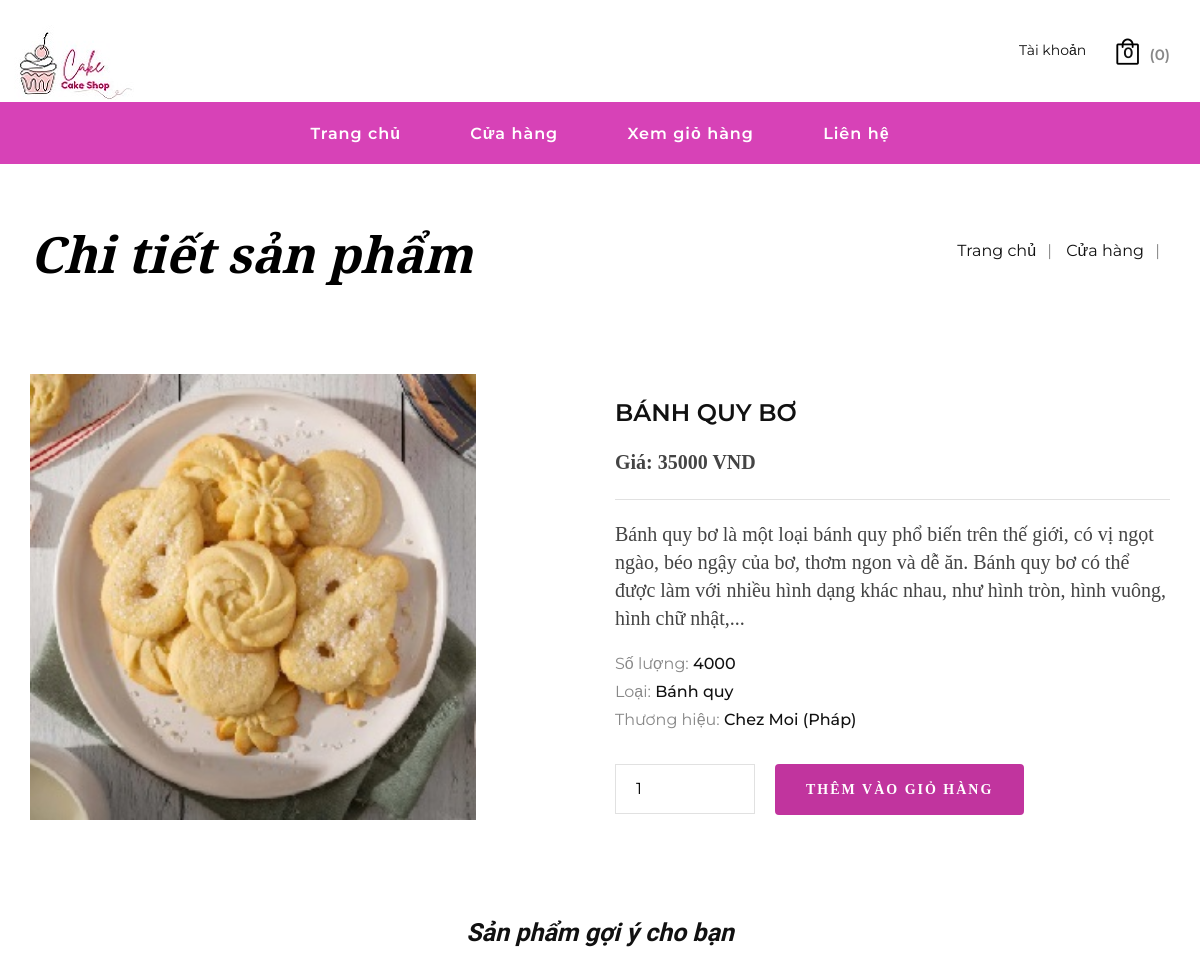
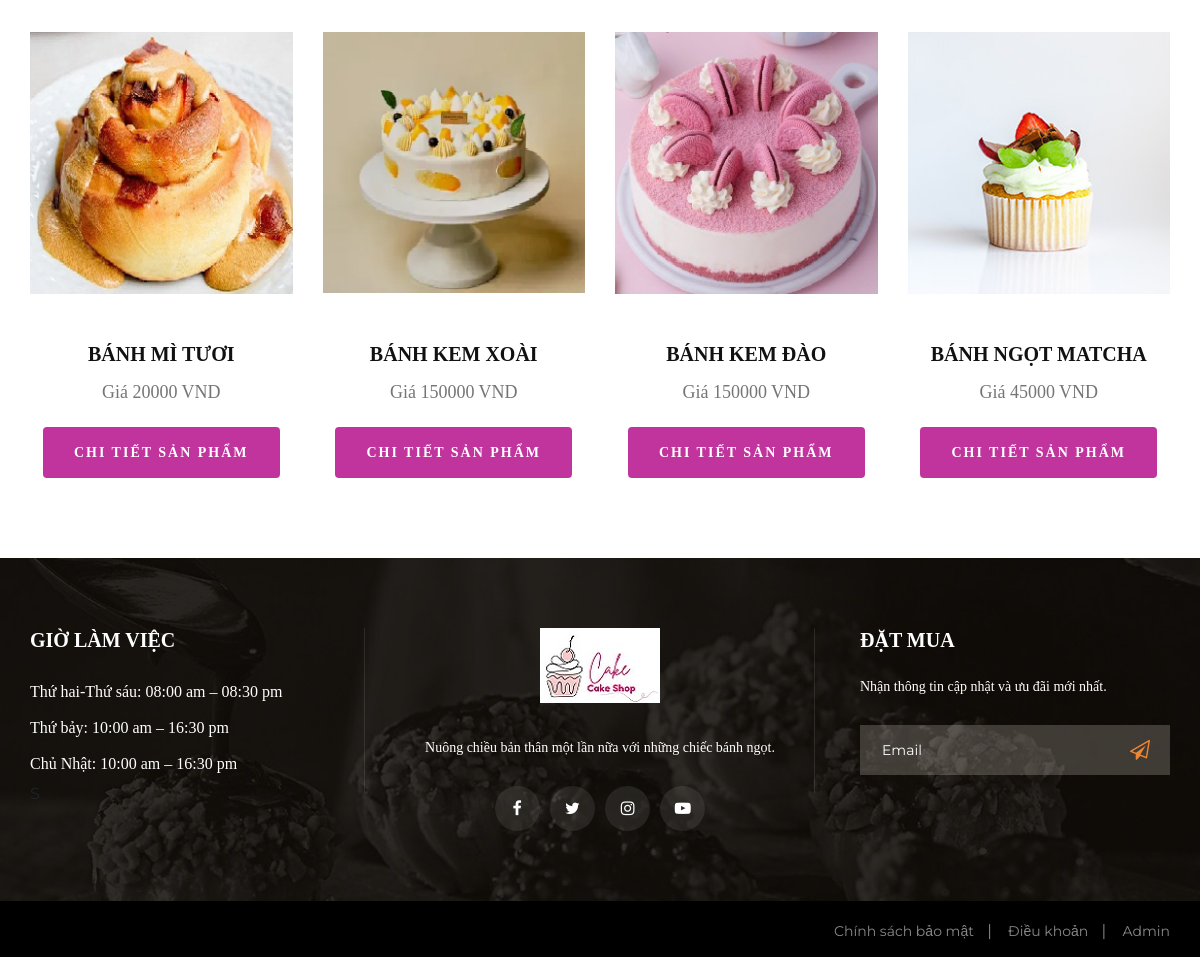
The page /product_detail.php?id=33 on the database its author committed (2 pictures, top to bottom).
### tables this page shows
CREATE TABLE `products` (
  `ProductId` int(11) NOT NULL,
  `Name` varchar(255) NOT NULL,
  `Image` varchar(255) NOT NULL,
  `Quantity` int(11) NOT NULL,
  `Description` text NOT NULL,
  `BuyPrice` float NOT NULL,
  `SellPrice` float NOT NULL,
  `Status` tinyint(1) NOT NULL DEFAULT 1,
  `CountView` int(11) NOT NULL DEFAULT 0,
  `CategoriId` int(11) NOT NULL,
  `BrandId` int(11) NOT NULL,
  `is_accept` int(1) NOT NULL DEFAULT 1
);

CREATE TABLE `category` (
  `CategoryId` int(11) NOT NULL,
  `CategoryName` varchar(255) NOT NULL,
  `status` int(1) NOT NULL DEFAULT 1
);

CREATE TABLE `brands` (
  `BrandId` int(11) NOT NULL,
  `BrandName` varchar(255) NOT NULL,
  `Image` varchar(255) NOT NULL,
  `Status` int(1) NOT NULL DEFAULT 1
);

### product_detail.php (the view, shortened to what this page needs)
<?php
include($_SERVER['DOCUMENT_ROOT'] . "/inc/header.php");
include($_SERVER['DOCUMENT_ROOT'] . "/database/connect.php");
if (isset($_GET['id'])) {
    $id = $_GET['id'];
    $query = "SELECT a.ProductId, a.Name, a.Image, c.CategoryName, b.BrandName, a.BuyPrice,a.SellPrice, a.CountView, a.Status,a.Description,a.Quantity
                FROM `products` a, category c, brands b
                WHERE a.CategoriId = c.CategoryId and a.BrandId = b.BrandId and a.ProductId = '$id'";
    $data = mysqli_query($conn, $query);
    $product = mysqli_fetch_assoc($data);
    $query1 = "SELECT *from products where status = 1 and is_accept = 1 ORDER BY RAND()";
    $data1 = mysqli_query($conn, $query1);
}
?>
<div class="breadcrumb-option">
    <div class="container">
        <div class="row">
            <div class="col-lg-6 col-md-6 col-sm-6">
                <div class="breadcrumb__text">
                    <h2>Chi tiết sản phẩm</h2>
                </div>
            </div>
            <div class="col-lg-6 col-md-6 col-sm-6">
                <div class="breadcrumb__links">
                    <a href="./index.php">Trang chủ</a>
                    <a href="./shop.html">Cửa hàng</a>
                </div>
            </div>
        </div>
    </div>
</div>
<section class="product-details spad">
    <div class="container">
        <div class="row">
            <div class="col-lg-6">
                <div class="product__details__img">
                    <div class="product__details__big__img">
                        <img class="big_img" src="..//admin//uploads//<?php echo $product['Image'] ?>" alt="">
                    </div>
                </div>
            </div>
            <div class="col-lg-6">
                <form action="cart.php" method="GET">
                    <div class="product__details__text">
                        <h4><?php echo $product['Name'] ?></h4>
                        <h5>Giá: <?php echo $product['SellPrice']. ' VND'?></h5>
                        <p><?php echo $product['Description'] ?></p>
                        <ul>
                            <li>Số lượng: <span><?php echo $product['Quantity'] ?></span></li>
                            <li>Loại: <span><?php echo $product['CategoryName'] ?></span></li>
                            <li>Thương hiệu: <span><?php echo $product['BrandName'] ?></span></li>
                        </ul>
                        <div class="product__details__option">
                            <div class="quantity">
                                <div>
                                    <input class="pro-qty" type="number" value="1" name="quantity" min="1" max="<?php echo $product['Quantity']; ?>">
                                </div>
                            </div>
                          <p>
                          <button style="color: white; " type="submit" class="btn primary-btn" >Thêm vào giỏ hàng</button>
                        </p>
                        </div>
                    </div>
                </form>
            </div>
        </div>
    </div>
</section>
<section class="related-products spad">
    <div class="container">
        <div class="row">
            <div class="col-lg-12 text-center">
                <div class="section-title">
                    <h2>Sản phẩm gợi ý cho bạn</h2>
                </div>
            </div>
        </div>
        <div class="row">
            <div class="related__products__slider owl-carousel">
                <?php foreach ($data1 as $key => $value) : ?>
                    <div class="col-lg-3">
                        <div class="product__item">
                            <div class="product__item__pic set-bg">
                                <a href="product_detail.php?id=<?php echo $value['ProductId'] ?> ">
                                    <img src="..//admin//uploads//<?php echo $value['Image'] ?>" alt="Chi tiết sản phẩm">
                                </a>
                            </div>
                            <div class="product__item__text">
                                <h6> <a href="product_detail.php?id=<?php echo $value['ProductId'] ?>"><?php echo $value['Name'] ?></a></h6>
                                <h5>Giá <?php echo $value['SellPrice'] . ' VND' ?></h5>
                                <div>
                                    <button class="btn primary-btn mt-4">
                                        <a style="color: white" href="product_detail.php?id=<?php echo $value['ProductId'] ?> ">Chi tiết sản phẩm</a>
                                    </button>
                                </div>
                            </div>
                        </div>
                    </div>
                <?php endforeach; ?>
            </div>
        </div>
    </div>
</section>
<?php
include($_SERVER["DOCUMENT_ROOT"] . '//inc/footer.php');
?>

### css/styllee.css (style rules this page uses)
html, body { height: 100%; font-family: "Montserrat", sans-serif; -webkit-font-smoothing: antialiased; }
h1, h2, h3, h4, h5, h6 { margin: 0; color: #11111194; font-weight: 400; font-family: "Montserrat", sans-serif; }
h2 { font-size: 36px; font-family: 'Times New Roman', serif; }
h4 { font-size: 24px; }
h5 { font-size: 18px; font-family: 'Times New Roman', serif; }
h6 { font-size: 20px; font-family: 'Times New Roman', serif; }
p { font-size: 20px; font-family: 'Times New Roman', serif; color: #080808; font-weight: 400; line-height: 28px; margin: 0 0 15px 0; }
img { max-width: 100%; }
ul, ol { padding: 0; margin: 0; }
.section-title { margin-bottom: 35px; }
.section-title h2 { font-size: 25px; color: #111111; line-height: 40px; font-weight: 600; font-style: italic; font-family: "Sofia", sans-serif; }
.set-bg { background-repeat: no-repeat; background-size: cover; background-position: top center; }
.spad { padding-top: 100px; padding-bottom: 100px; }
.primary-btn { display: inline-block; font-size: 14px; font-weight: 600; text-transform: uppercase; padding: 14px 30px; color: #ffffff; background: #b40789d0; letter-spacing: 2px; font-family: 'Times New Roman', serif; }
.product__item { margin-bottom: 40px; }
.product__item__pic { height: 270px; position: relative; background-position: center; }
.product__item__text { padding-top: 40px; text-align: center; position: relative; }
.product__item__text h6 { margin-bottom: 16px; }
.product__item__text h6 a { color: #111111; font-weight: 600; text-transform: uppercase; }
.breadcrumb-option { padding-top: 60px; }
.breadcrumb__text h2 { font-size: 50px; color: #000000; font-weight: 700; font-style: italic; font-family: "Playfair Display", serif; }
.breadcrumb__links { text-align: right; padding-top: 15px; }
.breadcrumb__links a { font-size: 16px; color: #111111; margin-right: 26px; display: inline-block; position: relative; }
.breadcrumb__links a:after { position: absolute; right: -16px; top: 0; content: "|"; color: #888888; }
.product-details { padding-top: 90px; padding-bottom: 0; }
.product__details__big__img { width: calc(84% - 20px); float: left; margin-right: 20px; }
.product__details__big__img img { min-width: 100%; }
.product__details__text h4 { color: #111111; font-weight: 600; text-transform: uppercase; margin-top: 25px; margin-bottom: 22px; }
.product__details__text h5 { color: #444444; font-size: 20px; font-weight: 600; border-bottom: 1px solid #e1e1e1; padding-bottom: 25px; margin-bottom: 20px; }
.product__details__text p { color: #444444; margin-bottom: 18px; }
.product__details__text ul { margin-bottom: 30px; }
.product__details__text ul li { list-style: none; font-size: 16px; color: #888888; line-height: 28px; }
.product__details__text ul li span { font-weight: 500; color: #111111; }
.product__details__option { overflow: hidden; }
.product__details__option .quantity { overflow: hidden; float: left; margin-right: 20px; }
.product__details__option .pro-qty { height: 50px; width: 140px; border: 1px solid #e1e1e1; padding: 0 20px; }
.product__details__option .primary-btn { margin-right: 20px; }
.related-products { padding-top: 80px; padding-bottom: 40px; }
.related__products__slider.owl-carousel .col-lg-3 { max-width: 100%; }
@media only screen and (min-width: 1200px) { .container { max-width: 1170px; } }

### rows shown on the page
products: Image (picture), Name "BÁNH QUY BƠ", SellPrice "35000", Description "Bánh quy bơ là một loại bánh quy phổ biến trên thế giới, có vị ngọt ngào, béo ngậy của bơ, thơm ngon và dễ ăn. Bánh quy bơ có thể được làm với nhiều hình dạng khác nhau, như hình tròn, hình vuông, hình chữ nhật,...", Quantity "4000", CategoriId.CategoryName "Bánh quy", BrandId.BrandName "Chez Moi (Pháp)"
products: Image (picture), Name "BÁNH MÌ TƯƠI", SellPrice "20000"
products: Image (picture), Name "BÁNH KEM XOÀI", SellPrice "150000"
products: Image (picture), Name "BÁNH KEM ĐÀO", SellPrice "150000"
products: Image (picture), Name "BÁNH NGỌT MATCHA", SellPrice "45000"

### other values the page prints
count($cart) "0"
